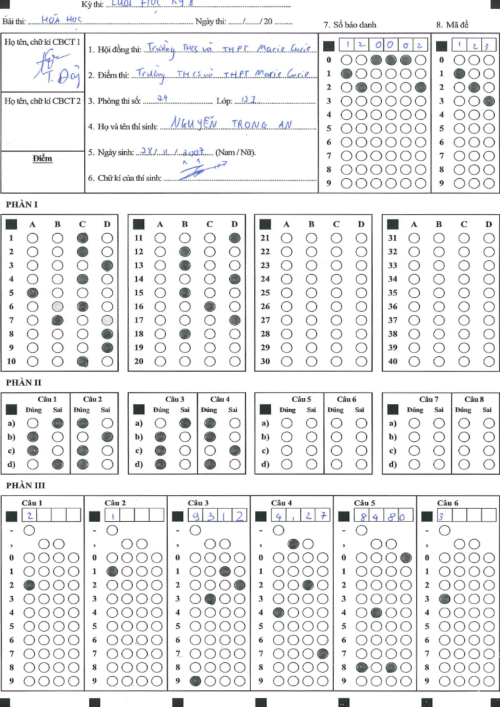
#> input picture python/test.jpg, 1000 x 1414 px (shown at 1/2 size)
$ python -i crop.py   (imports and definitions only)
#> lines starting #> are read from the running program, lines starting #| are printed output that depends on the picture; after the words box and inside, x2 and y2 are one past the last pixel; in counts of white or black regions, pixels touching at a corner belong together
#> in cropAndRotate, img is the input picture: shape (1414, 1000, 3); mean B, G, R 234.4, 234.1, 233.9
import cv2
import numpy as np
import json
import sys
from itertools import combinations
import matplotlib.pyplot as plt

# [11 lines left out: function show_image, not called in this run]

def preprocess_for_marker_detection(image):
    """
    Chuyển ảnh sang nhị phân để phát hiện marker.
    Sử dụng GaussianBlur và OTSU thresholding để tăng độ ổn định.
    """
    gray = cv2.cvtColor(image, cv2.COLOR_BGR2GRAY)
    blur = cv2.GaussianBlur(gray, (5, 5), 0)
    _, binary = cv2.threshold(blur, 0, 255, cv2.THRESH_BINARY_INV + cv2.THRESH_OTSU)
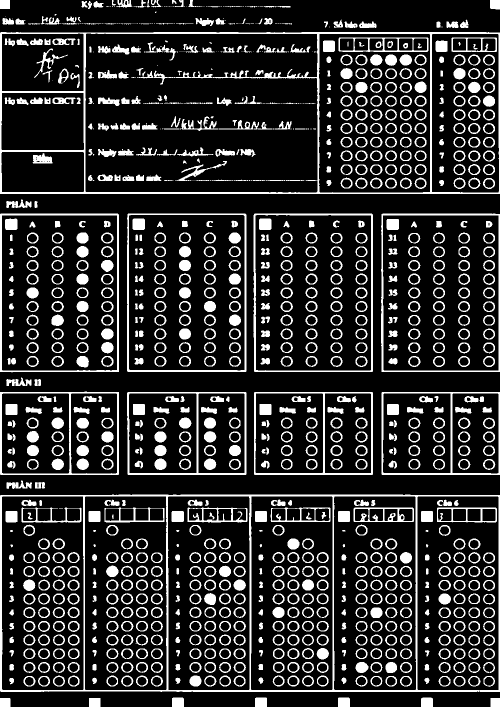
#> binary: shape (1414, 1000) (shown at 1/2 size); 17.7% white; 1137 white regions (131 under 20 px)
    return binary

def find_marker_candidates(binary_img, min_area=700, max_area=3000):
    """
    Tìm các contour có hình dạng gần giống hình vuông (4 đỉnh và convex)
    với diện tích nằm trong [min_area, max_area].
    """
#> called with min_area = 700, max_area = 3000
    contours, _ = cv2.findContours(binary_img, cv2.RETR_EXTERNAL, cv2.CHAIN_APPROX_SIMPLE)
#> contours = 125 contours, 71 with area under 20; largest, box (x1, y1, x2, y2) and area: (0, 989, 1000, 1384) 392894, (0, 64, 1000, 388) 322245, (254, 427, 493, 744) 75153, (507, 427, 746, 744) 75080, (0, 427, 238, 745) 74892
    candidates = []
    for cnt in contours:
        area = cv2.contourArea(cnt)
        if area < min_area or area > max_area:
            continue
        peri = cv2.arcLength(cnt, True)
        # Điều chỉnh khoảng sai số nếu cần
        approx = cv2.approxPolyDP(cnt, 0.05 * peri, True)
        if len(approx) == 4 and cv2.isContourConvex(approx):
            candidates.append(approx)
#> this loop made 125 passes
#> area on passes 3 to 14: 339.5, 408, 411.5, 412, 410.5, 392894, 184.5, 381, 38939, 39103, 39160.5, 39109
#> (cnt, area) on passes 1 to 2: ([[981, 1396], [981, 1413], [999, 1413], [999, 1396]], 306), ([[178, 1396], [178, 1413], [200, 1413], [200, 1396]], 374)
#> after the loop, candidates = []
    return candidates

# [53 lines left out: functions extract_marker_corners, sort_corners, get_corner, warp_from_corners, not called in this run]

def cropAndRotate(image_path, output_path):
    # Đọc ảnh
    img = cv2.imread(image_path)
    if img is None:
        print(json.dumps({"error": "Không đọc được ảnh từ đường dẫn"}))
        return

    # Tạo bản nhị phân để phát hiện marker
    binary_img = preprocess_for_marker_detection(img)

    # Tìm các candidate marker
    candidates = find_marker_candidates(binary_img)
#> candidates = []

    # Nếu số lượng marker phát hiện không đủ, sao chép ảnh gốc vào output
    if len(candidates) < 4:
        cv2.imwrite(output_path, img)
        print(json.dumps({"status": "ok", "aligned": output_path, "message": "Không tìm đủ 4 marker, ảnh gốc đã được lưu."}))
        return

    # Lọc ra 4 marker có khoảng cách tổng lớn nhất
    max_dist = 0
    best_combo = None
    for combo in combinations(candidates, 4):
        centers = [np.mean(cnt.reshape(4, 2), axis=0) for cnt in combo]
        dist = sum(np.linalg.norm(p1 - p2) for p1, p2 in combinations(centers, 2))
        if dist > max_dist:
            max_dist = dist
            best_combo = combo

    if best_combo is None:
        print(json.dumps({"error": "Không lọc được 4 marker ổn định"}))
        return

    # Lấy đỉnh từ best_combo (4 contours x 4 đỉnh) → chọn 1 điểm đại diện mỗi marker
    marker_corners = extract_marker_corners(best_combo)

    # Lấy góc theo thứ tự: TL, TR, BR, BL
    ordered_corners = [
        get_corner(marker, 'TL') for marker in marker_corners
    ] + [
        get_corner(marker, 'TR') for marker in marker_corners
    ] + [
        get_corner(marker, 'BR') for marker in marker_corners
    ] + [
        get_corner(marker, 'BL') for marker in marker_corners
    ]

    # Sắp xếp lại 4 góc (top-left, top-right, bottom-right, bottom-left)
    ordered_corners = sort_corners(ordered_corners)

    # Đẩy rộng vùng cắt ra khoảng 20px
    ordered_corners += np.array([[-20, -20], [20, -20], [20, 20], [-20, 20]])

    # Áp dụng warp perspective để căn chỉnh ảnh
    warped = warp_from_corners(img, ordered_corners)

    # Xoay ảnh 90 độ theo chiều kim đồng hồ
    rotated = cv2.rotate(warped, cv2.ROTATE_90_CLOCKWISE)

    # Lưu ảnh đã căn chỉnh và xoay
    cv2.imwrite(output_path, rotated)
    # [9 lines of commented-out code are left out]

>>> result = cropAndRotate('test.jpg', 'out.png')
